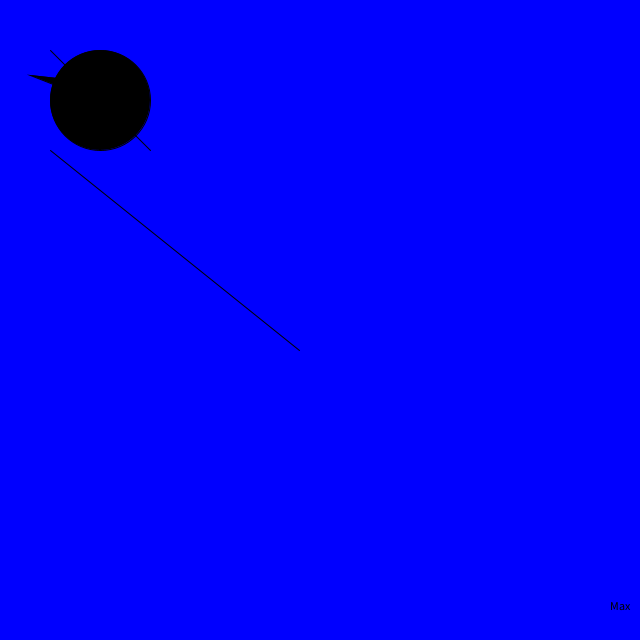
Frame 1 (no input)
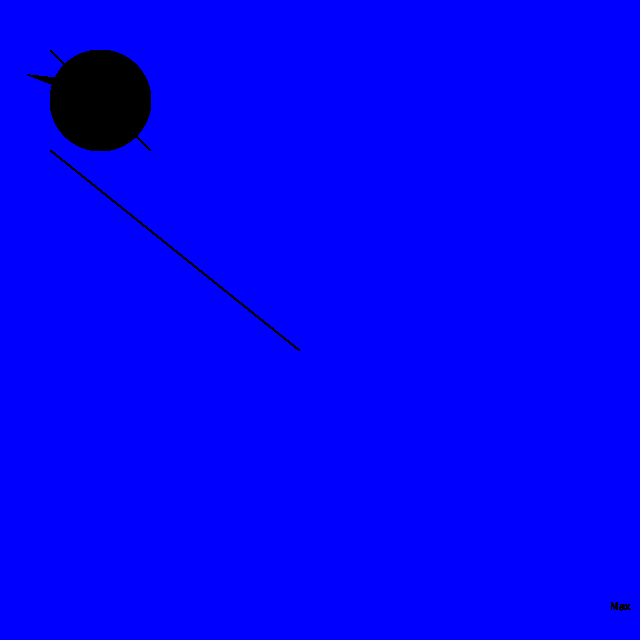
Frame 60 (the mouse pressed at the canvas centre just before this capture)
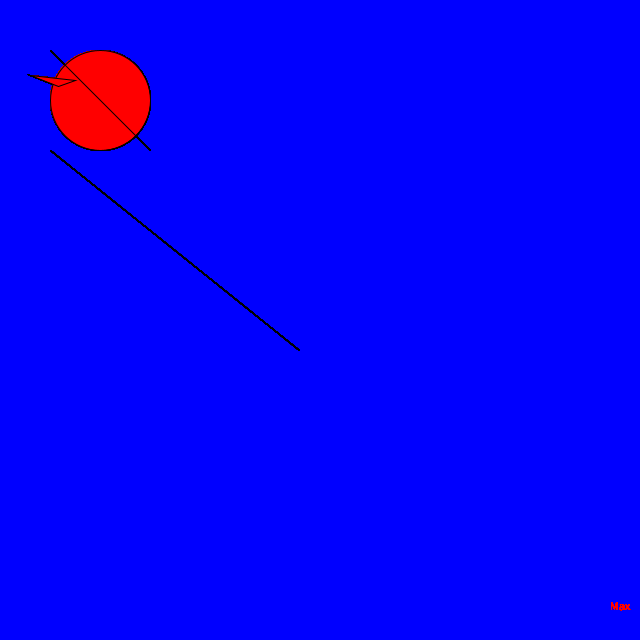
Frame 120 (the mouse held since frame 60 and released just before this capture)

The Processing sketch that drew these frames (run headless with seeded random() and noise(); from frame 60 on, the mouse is pressed at the canvas centre):

// Processing sketch: sketch_160718a
// ── sketch_160718a.pde
void setup(){
  size(640, 640);
  background(0, 0, 255);
}
void draw(){
  if (mousePressed){
    fill(255, 0, 0);
  }
  else{
    fill(mouseX, mouseY, mouseX);
  }
  ellipse(100, 100, 100, 100);
  line(50, 50, 150, 150);
  line(299, 350, 50, 150);
  triangle(30, 75, 58, 86, 75, 80);
  text("Max", 610, 610);
}
